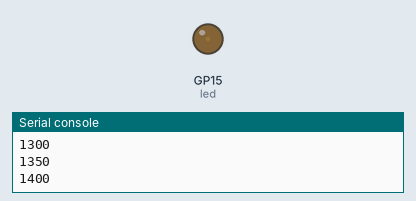
Recording of a program running on a simulated Raspberry Pi Pico running MicroPython. Parts: output pins drawn as LEDs (lit = HIGH), the last lines printed to the serial console. At 6.8 s the program stops and its outputs stay as they are.

Above: at 0.15 s.
At 1.67 s:
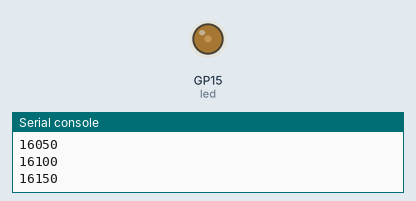
At 3.19 s:
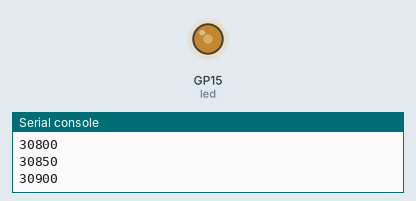
At 6.53 s:
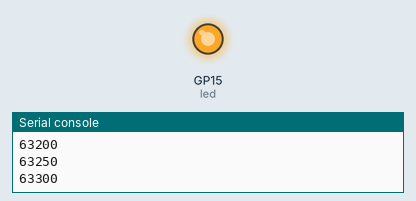
Timing chart, 0 to 8.3 s (numbered marks = the images above):
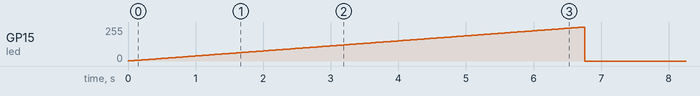

Measured:
- by itself, GP15 (led): rises from 0/255 to 255/255 in 6.7 s, then falls to 0/255 in 0.01 s

The program:

practice_led_fade.py
```python
import machine
import utime

led = machine.PWM(machine.Pin(15))
led.freq(1000)

for brightness in range(0,65535,50):
    led.duty_u16(brightness)
    utime.sleep_ms(5)
    print(brightness)
print("out of loop")

led.deinit()
machine.Pin(15, machine.Pin.OUT).value(0)
```
